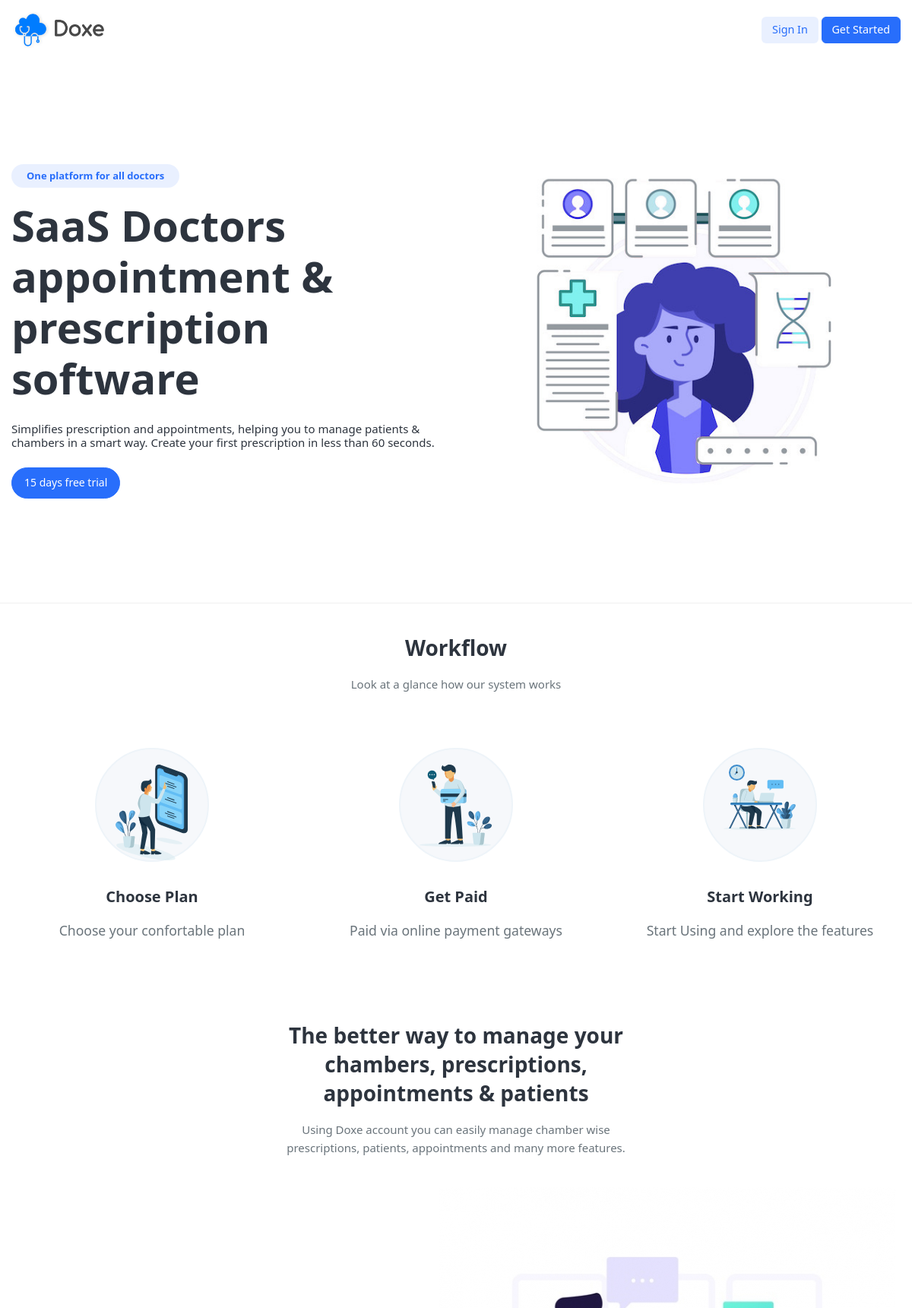
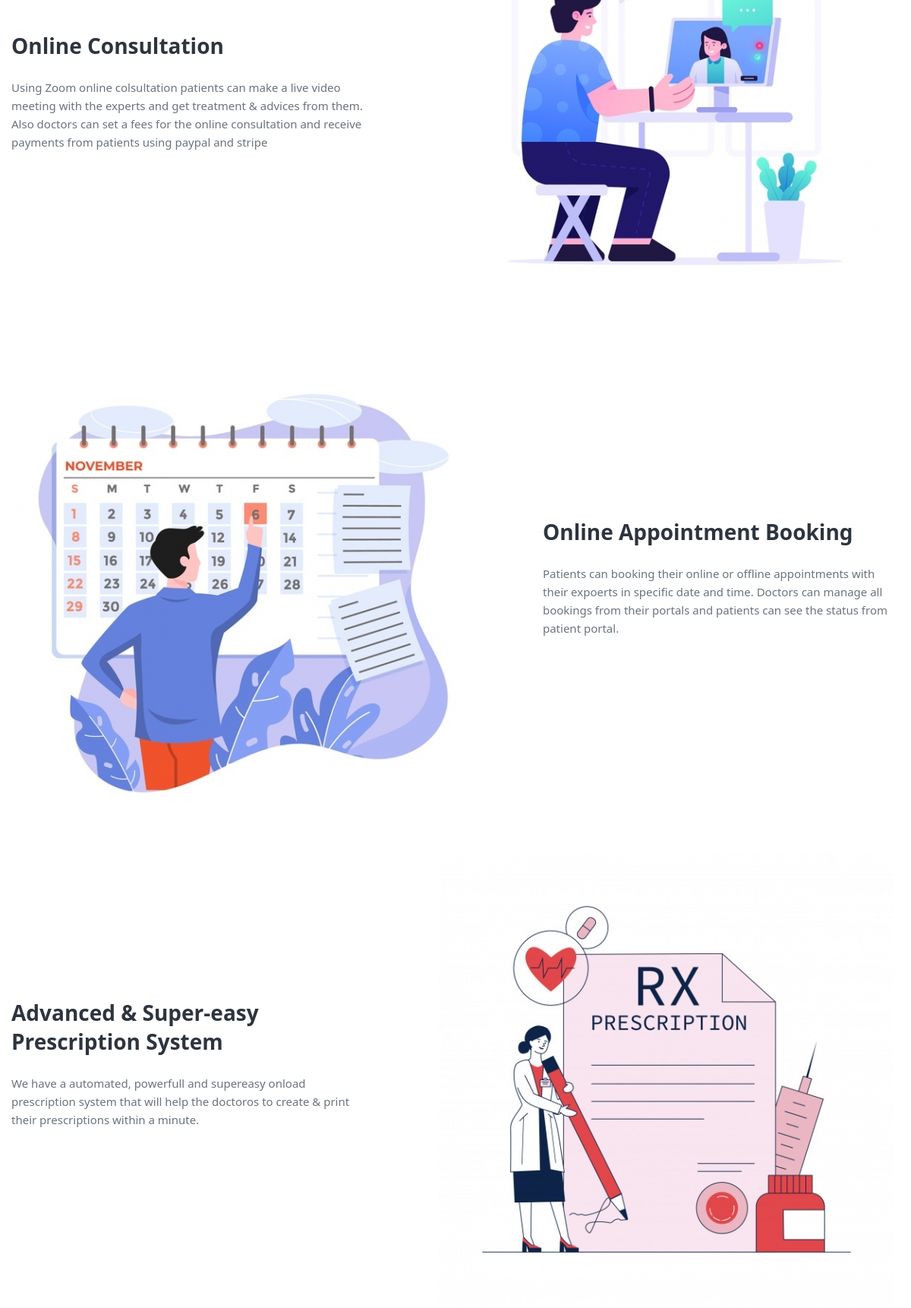
The page / (upper part) on the database its author committed (2 pictures, top to bottom).
### tables this page shows
CREATE TABLE `settings` (
  `id` int(11) NOT NULL,
  `site_name` varchar(255) DEFAULT NULL,
  `site_title` varchar(255) DEFAULT NULL,
  `favicon` varchar(255) DEFAULT NULL,
  `logo` varchar(255) DEFAULT NULL,
  `hero_img` varchar(255) DEFAULT NULL,
  `keywords` varchar(255) DEFAULT NULL,
  `description` text,
  `footer_about` text,
  `admin_email` varchar(255) DEFAULT NULL,
  `mobile` varchar(255) DEFAULT NULL,
  `copyright` varchar(255) DEFAULT NULL,
  `pagination_limit` int(11) DEFAULT NULL,
  `facebook` varchar(255) DEFAULT NULL,
  `instagram` varchar(255) DEFAULT NULL,
  `twitter` varchar(255) DEFAULT NULL,
  `linkedin` varchar(255) DEFAULT NULL,
  `google_analytics` longtext,
  `site_color` varchar(255) DEFAULT NULL,
  `site_font` varchar(255) DEFAULT NULL,
  `layout` int(11) DEFAULT NULL,
  `about_info` mediumtext,
  `ind_code` varchar(255) DEFAULT NULL,
  `purchase_code` varchar(255) DEFAULT NULL,
  `link` varchar(255) DEFAULT NULL,
  `enable_captcha` int(11) NOT NULL DEFAULT '0',
  `enable_workflow` int(11) NOT NULL DEFAULT '1',
  `enable_users` int(11) NOT NULL DEFAULT '1',
  `enable_blog` int(11) NOT NULL,
  `enable_faq` int(11) NOT NULL,
  `enable_registration` int(11) NOT NULL,
  `enable_payment` int(11) NOT NULL,
  `enable_paypal` int(11) NOT NULL DEFAULT '0',
  `enable_email_verify` int(11) NOT NULL,
  `enable_multilingual` int(11) DEFAULT '0',
  `captcha_type` int(11) DEFAULT NULL,
  `captcha_site_key` varchar(255) DEFAULT NULL,
  `captcha_secret_key` varchar(255) DEFAULT NULL,
  `paypal_email` varchar(255) DEFAULT NULL,
  `paypal_payment` int(11) DEFAULT '0',
  `stripe_payment` int(11) DEFAULT '0',
  `publish_key` varchar(255) DEFAULT NULL,
  `secret_key` varchar(255) DEFAULT NULL,
  `paystack_payment` varchar(155) DEFAULT '0',
  `paystack_secret_key` varchar(255) DEFAULT NULL,
  `paystack_public_key` varchar(255) DEFAULT NULL,
  `razorpay_payment` varchar(155) DEFAULT '0',
  `razorpay_key_id` varchar(255) DEFAULT NULL,
  `razorpay_key_secret` varchar(255) DEFAULT NULL,
  `mercado_payment` int(11) DEFAULT '0',
  `mercado_currency` varchar(155) DEFAULT NULL,
  `mercado_api_key` varchar(255) DEFAULT NULL,
  `mercado_token` varchar(255) DEFAULT NULL,
  `paypal_mode` varchar(255) DEFAULT 'sandbox',
  `mail_protocol` varchar(255) DEFAULT NULL,
  `mail_title` varchar(255) DEFAULT NULL,
  `mail_host` varchar(255) DEFAULT NULL,
  `mail_port` varchar(255) DEFAULT NULL,
  `mail_encryption` varchar(255) DEFAULT 'ssl',
  `mail_username` varchar(255) DEFAULT NULL,
  `mail_password` varchar(255) DEFAULT NULL,
  `country` int(11) NOT NULL DEFAULT '178',
  `site_info` int(11) DEFAULT NULL,
  `zoom_api_key` mediumtext,
  `zoom_secret_key` mediumtext,
  `lang` int(11) NOT NULL DEFAULT '1',
  `sid` varchar(255) DEFAULT '2020-02-02',
  `type` varchar(255) DEFAULT 'live',
  `trial_days` int(11) DEFAULT '0',
  `expire_reminder` int(11) DEFAULT '15',
  `theme` int(11) DEFAULT '1',
  `version` varchar(255) NOT NULL DEFAULT 'v1.1'
);

CREATE TABLE `workflow` (
  `id` int(11) NOT NULL,
  `title` varchar(255) NOT NULL,
  `image` varchar(255) NOT NULL,
  `details` text NOT NULL
);

CREATE TABLE `product_services` (
  `id` int(11) NOT NULL,
  `name` varchar(255) DEFAULT NULL,
  `details` text,
  `image` varchar(255) DEFAULT NULL,
  `thumb` varchar(255) DEFAULT NULL,
  `orders` int(11) DEFAULT '0'
);

### application/views/home.php (the view, shortened to what the rows shown need)
<section class="border-bottom border-light py-8 py-lg-10">
    <div class="container">
        <div class="row align-items-center justify-content-center">
            <div class="col-md-12 col-lg-6 order-md-1 pr-lg-5 pr-xl-0 mb-7 mb-lg-0">
                <span class="badge badge-pill badge-primary-soft mb-3" data-aos="zoom-in">One platform for all doctors</span>
                <h1 data-aos="fade-left" data-aos-delay="150" class="display-4 font-weight-bold mb-4"><?php echo html_escape(settings()->site_title) ?></h1>
                <p data-aos="fade-left" data-aos-delay="250" class="text-dark line-height-sm mb-4 mb-lg-4"><?php echo html_escape(settings()->description) ?></p>
                <div>
                    <?php if ($this->session->userdata('logged_in') != TRUE): ?>
                        <?php if (settings()->trial_days != 0): ?>
                            <a href="<?php echo base_url('register?trial=start') ?>" class="btn btn-primary btn-pill mr-2" data-aos="fade-left" data-aos-delay="400"><?php echo settings()->trial_days; ?> <?php echo trans('days-free-trial') ?></a>
                        <?php endif ?>
                    <?php endif ?>
                </div>
            </div>
            <div class="col-md-12 col-lg-6 order-md-2">
                <div class="banner-img" data-aos="zoom-in" data-aos-delay="100">
                    <img src="<?php echo base_url(settings()->hero_img) ?>" class="text-right" alt="Hero Image">
                </div>
            </div>
        </div>
    </div>
</section>
<?php if (settings()->enable_workflow == 1): ?>
<section class="py-6">
    <div class="container">
        <?php if (isset($workflows)): ?>
            <div class="row">
                <?php foreach ($workflows as $workflow): ?>
                    <div class="col-md-4 mb-7 mb-md-0" data-aos="zoom-in-up" data-aos-delay="150">
                        <div class="text-center">
                            <div class="mb-5 workflow-img"><img class="display-5" src="<?php echo base_url($workflow->image) ?>" alt=""></div>
                            <h5><?php echo html_escape($workflow->title) ?></h5>
                            <p class="mb-0 mx-auto w-95 w-lg-85 display-9 line-height-lg"><?php echo html_escape($workflow->details) ?></p>
                        </div>
                    </div>
                <?php endforeach ?>
            </div>
        <?php endif ?>
    </div>
</section>
<?php endif; ?>
<?php if (!empty($features)): ?>
    <section class="pt-8 pt-md-5 pt-xl-0 mt-9">
        <div class="text-center mx-auto mb-6 mt-6 w-lg-40">
            <h3 data-aos="fade-up"><?php echo trans('feature-home-title') ?></h3>
            <p data-aos="fade-up" data-aos-delay="150"><?php echo trans('using') ?> <?php echo html_escape(settings()->site_name) ?> <?php echo trans('feature-home-desc') ?></p>
        </div>
        <div class="container">
            <?php $i=1; foreach ($features as $feature): ?>
                <div class="row align-items-center justify-content-center mt-6 mb-6" data-aos="fade-<?php if ($i % 2 == 0){echo 'left';}else{echo 'right';} ?>">
                    <?php if ($i % 2 == 0): ?>
                        <div class="col-10 col-sm-9 col-md-6 col-lg-7 text-center pr-md-5 pr-lg-10 mb-5 mb-md-0">
                            <img src="<?php echo base_url($feature->image) ?>" class="screen-one" alt="Feature Image">
                        </div>
                        <div class="col-md-6 col-lg-5">
                            <h4 class="h3 mb-4"><?php echo html_escape($feature->name); ?></h4>
                            <p class="lead mb-6"><?php echo html_escape($feature->details); ?></p>
                        </div>
                    <?php else: ?>
                        <div class="col-md-6 col-lg-5 order-2 order-md-1">
                            <h4 class="h3 mb-4"><?php echo html_escape($feature->name); ?></h4>
                            <p class="lead mb-6"><?php echo html_escape($feature->details); ?></p>
                        </div>
                        <div class="col-10 col-sm-9 col-md-6 col-lg-7 text-center mb-5 mb-md-0 pl-md-5 pl-lg-10 order-1 order-md-2">
                            <img src="<?php echo base_url($feature->image) ?>" class="screen-one" alt="Feature Image">
                        </div>
                    <?php endif ?>
                </div>
            <?php $i++; endforeach; ?>
        </div>
    </section>
<?php endif; ?>

### application/views/include/header.php (shortened to what the rows shown need)
<!DOCTYPE html>
<html lang="en" dir="<?php echo text_dir(); ?>">
<head>
    <link rel="stylesheet" href="<?php echo base_url() ?>assets/front/libs/font-awesome/css/fontawesome-all.min.css">
    <link rel="stylesheet" href="<?php echo base_url() ?>assets/front/libs/jarallax/dist/jarallax.css">
    <link rel="stylesheet" href="<?php echo base_url() ?>assets/front/libs/owl-carousel/dist/css/owl.carousel.min.css">
    <link rel="stylesheet" href="<?php echo base_url() ?>assets/front/libs/owl-carousel/dist/css/owl.theme.default.min.css">
    <link rel="stylesheet" href="<?php echo base_url() ?>assets/front/css/simple-line-icons.css">
    <link rel="stylesheet" href="<?php echo base_url() ?>assets/admin/css/sweet-alert.css" rel="stylesheet" />
    <link rel="stylesheet" href="<?php echo base_url() ?>assets/admin/css/select2.css" rel="stylesheet" />
    <link rel="stylesheet" href="<?php echo base_url() ?>assets/font/flaticon.css">
    <link href="<?php echo base_url() ?>assets/admin/css/toast.css" rel="stylesheet" />
    <link href="<?php echo base_url() ?>assets/admin/css/timepicki.css" rel="stylesheet">
    <link href="<?php echo base_url() ?>assets/front/css/template.min.css" rel="stylesheet">
    <link rel="stylesheet" href="<?php echo base_url() ?>assets/front/css/aos.css">
</head>
<body>
    <div class="main-wrapper">
        <?php if (isset($menu) && $menu == TRUE): ?>
            <header>
                <div class="container">
                    <nav class="navbar navbar-expand-lg navbar-light bg-white py-3">
                        <a class="navbar-brand mr-lg-5" href="<?php echo base_url() ?>">
                            <img src="<?php echo base_url(settings()->logo) ?>" alt="logo">
                        </a>
                        <div id="navbarContent" class="collapse navbar-collapse">
                            <ul class="navbar-nav align-items-lg-center ml-lg-auto">
                                <li class="nav-item mr-0">
                                    <?php if (is_admin()): ?>
                                        <a class="btn btn-sm btn-light-secondary ml-auto" href="<?php echo base_url('auth/logout') ?>"><i class="icon-logout"></i> <?php echo trans('logout') ?> </a>
                                        <a class="btn btn-sm btn-primary ml-auto" href="<?php echo base_url('admin/dashboard') ?>"><i class="icon-speedometer mr-1"></i> <?php echo trans('dashboard') ?></a>
                                    <?php else: ?>
                                        <a class="btn btn-sm btn-light-primary ml-auto" href="<?php echo base_url('login') ?>"><?php echo trans('sign-in') ?></a>
                                        <a class="btn btn-sm btn-primary ml-auto" href="<?php echo base_url('register') ?>"><?php echo trans('get-started') ?></a>
                                    <?php endif ?>
                                </li>
                            </ul>
                        </div>
                    </nav>
                </div>
            </header>
        <?php endif ?>

### rows shown on the page
settings: logo (picture), site_title "SaaS Doctors appointment & prescription software", description "Simplifies prescription and appointments, helping you to manage patients & chambers in a smart way. Create your first prescription in less than 60 seconds.", trial_days "15", hero_img (picture), site_name "Doxe"
workflow: image (picture), title "Choose Plan", details "Choose your confortable plan"
workflow: image (picture), title "Get Paid", details "Paid via online payment gateways"
workflow: image (picture), title "Start Working", details "Start Using and explore the features"
product_services: name "Online Consultation", details "Using Zoom online colsultation patients can make a live video meeting with the experts and get treatment & advices from them. Also doctors can set a fees for the online consultation and receive payments from patients using paypal and stripe", image (picture)
product_services: image (picture), name "Online Appointment Booking", details "Patients can booking their online or offline appointments with their expoerts in specific date and time. Doctors can manage all bookings from their portals and patients can see the status from patient portal."
product_services: name "Advanced & Super-easy Prescription System", details "We have a automated, powerfull and supereasy onload prescription system that will help the doctoros to create & print their prescriptions within a minute.", image (picture)

### other values the page prints
trans('sign-in') "Sign In"
trans('get-started') "Get Started"
trans('days-free-trial') "days free trial"
trans('workflow') "Workflow"
trans('workflow-title') "Look at a glance how our system works"
trans('feature-home-title') "The better way to manage your chambers, prescriptions, appointments & patients"
trans('using') "Using"
trans('feature-home-desc') "account you can easily manage chamber wise prescriptions, patients, appointments and many more features."
